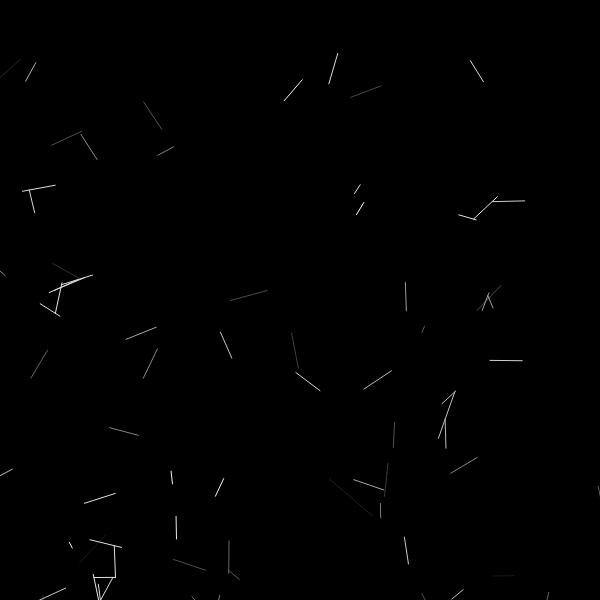
Frame 1 (no input)
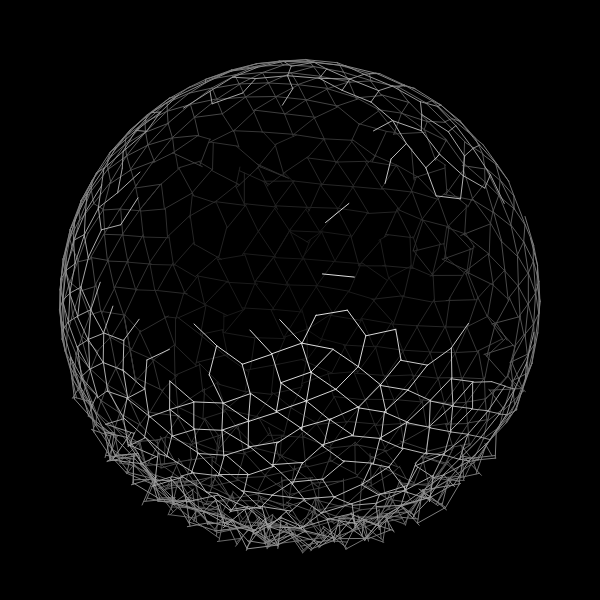
Frame 60 (no input)
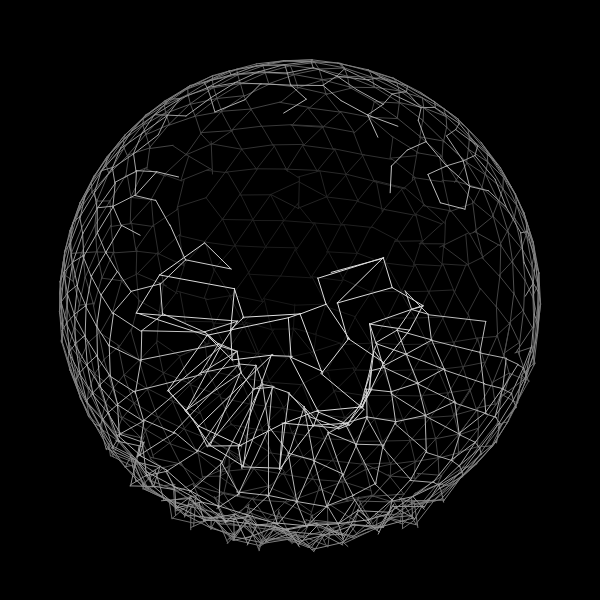
Frame 120 (the mouse pressed at the canvas centre since frame 60)

The p5.js sketch that drew these frames (run headless with seeded random() and noise() and a simulated clock; from frame 60 on, the mouse is pressed at the canvas centre):

// p5.js sketch
// ── sketch.js
var Nmax = 800;
var M = 50;
var H = .99;
var HH = .01;

var X = [];
var Y = [];
var Z = [];
var V = [];
var dV = [];
var L, Lmin, N, i, KX, KV, NN, KdV, K, KZ, KY;
var R;

function setup() {
  R = 2*sqrt((4*PI*(200*200)/Nmax)/(2*sqrt(3)));
  createCanvas(600, 600);
  background(237, 163, 255);
  stroke(255, 255, 255);
  fill(236, 163, 255);

  for(N = 0; N< Nmax; N++){
    X[N] = random(-300,300);
    Y[N] = random(-200,300);
    Z[N] = random(-200,300);
    V[N] = 0;
    dV[N] = 0;
  }
}

function draw() {
  background(0);
  stroke(255);
  for (N = 0 ; N <= Nmax ; N++ ){
     for (NN = N+1 ; NN <= Nmax ; NN++ ){
       L = sqrt(((X[N]-X[NN])*(X[N]-X[NN]))+((Y[N]-Y[NN])*(Y[N]-Y[NN]))) ;
       L = sqrt(((Z[N]-Z[NN])*(Z[N]-Z[NN]))+(L*L)) ;
      //  console.log(X[N], V[N])
      //V[N] == NaN
        if ( L < R ){
          X[N] = X[N] - ((X[NN]-X[N])*((R-L)/(2*L))) ;
          Y[N] = Y[N] - ((Y[NN]-Y[N])*((R-L)/(2*L))) ;
          Z[N] = Z[N] - ((Z[NN]-Z[N])*((R-L)/(2*L))) ;
          X[NN] = X[NN] + ((X[NN]-X[N])*((R-L)/(2*L))) ;
          Y[NN] = Y[NN] + ((Y[NN]-Y[N])*((R-L)/(2*L))) ;
          Z[NN] = Z[NN] + ((Z[NN]-Z[N])*((R-L)/(2*L))) ;
          dV[N] = dV[N] + ((V[NN]-V[N])/M) ;
          dV[NN] = dV[NN] - ((V[NN]-V[N])/M) ;
           stroke(125+(Z[N]/2),125+(Z[N]/2),125+(Z[N]/2)) ;
        //  stroke(255);
        //  console.log(X[N]*1.2*(200+V[N])/200+300,Y[N]*1.2*(200+V[N])/200+300,X[NN]*1.2*(200+V[NN])/200+300,Y[NN]*1.2*(200+V[NN])/200+300);
          line(X[N]*1.2*(200+V[N])/200+300,Y[N]*1.2*(200+V[N])/200+300,X[NN]*1.2*(200+V[NN])/200+300,Y[NN]*1.2*(200+V[NN])/200+300) ;
        }
        if ( Z[N] > Z[NN] ){
          KX = X[N] ; KY = Y[N] ; KZ = Z[N] ; KV = V[N] ; KdV = dV[N] ;
          X[N] = X[NN] ; Y[N] = Y[NN] ; Z[N] = Z[NN] ; V[N] = V[NN] ; dV[N] = dV[NN] ;
          X[NN] = KX ; Y[NN] = KY ; Z[NN] = KZ ; V[NN] = KV ; dV[NN] = KdV ;
        }
     }
     L = sqrt((X[N]*X[N])+(Y[N]*Y[N])) ;
     L = sqrt((Z[N]*Z[N])+(L*L)) ;
     X[N] = X[N] + (X[N]*(200-L)/(2*L)) ;
     Y[N] = Y[N] + (Y[N]*(200-L)/(2*L)) ;
     Z[N] = Z[N] + (Z[N]*(200-L)/(2*L)) ;
     KZ = Z[N] ; KX = X[N] ;
     Z[N] = (KZ*cos(float(300-mouseX)/10000))-(KX*sin(float(300-mouseX)/10000)) ;
     X[N] = (KZ*sin(float(300-mouseX)/10000))+(KX*cos(float(300-mouseX)/10000)) ;
     KZ = Z[N] ; KY = Y[N] ;
     Z[N] = (KZ*cos(float(300-mouseY)/10000))-(KY*sin(float(300-mouseY)/10000)) ;
     Y[N] = (KZ*sin(float(300-mouseY)/10000))+(KY*cos(float(300-mouseY)/10000)) ;
     dV[N] = dV[N] - (V[N]*HH) ;
     V[N] = V[N] + dV[N] ; dV[N] = dV[N] * H ;
  }
}

function mousePressed(){
  Lmin = 600 ; i = 0 ;
  for ( N = 0 ; N <= Nmax ; N++ ){
     L = sqrt(((mouseX-(300+X[N]))*(mouseX-(300+X[N])))+((mouseY-(300+Y[N]))*(mouseY-(300+Y[N])))) ;
     if ( Z[N] > 0 && L < Lmin ){i = N ; Lmin = L ; }
  }
  if ( K == 0 ){ dV[i] = -200 ; K = 1 ; }
           else{ dV[i] = +200 ; K = 0 ; }
}
